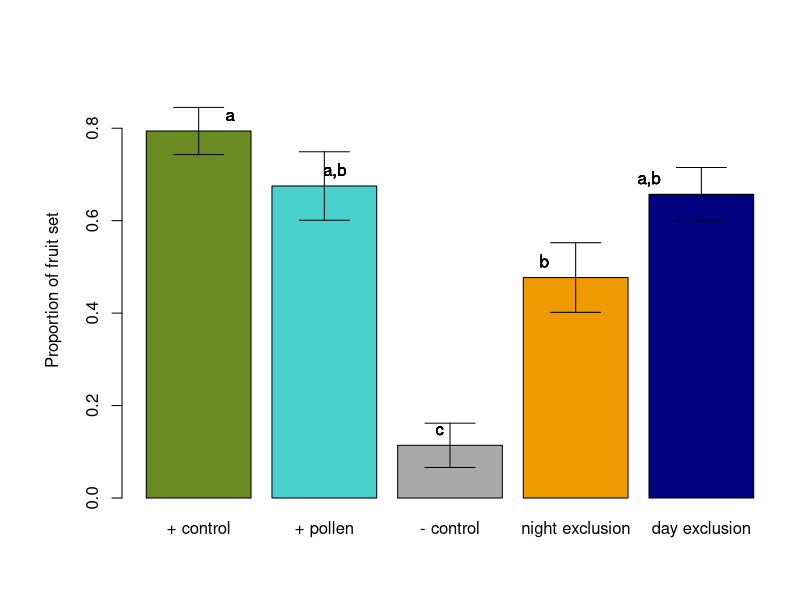

The R script that drew this image:
rm(list=ls())

Prop1 = 0.794 # unbagged
Prop2 = 0.675 # hand pollination
Prop3 = 0.114 # pollinator exclusion
Prop4 = 0.477 # nocturnal pollinator exclusion
Prop5 = 0.657 # diurnal pollinator exclusion

Prop=c(Prop1, Prop2, Prop3, Prop4, Prop5)
SampleSize = c(63, 40, 44, 44, 67) 
Up=NULL
Do=NULL
for (i in 1:5){
  sd = sqrt(Prop[i]*(1-Prop[i])/SampleSize[i])
  Up[i] = Prop[i]+sd
  Do[i] = Prop[i]-sd
}

LEGENDS = c("+ control", "+ pollen", "- control", 
            "night exclusion", "day exclusion")

par(mar=c(5,6,4,1)+.1)
b=barplot(Prop, ylim=c(0,0.9), col=c('olivedrab4', 'mediumturquoise', 
                                     'darkgrey', 'orange2', 'navy'), 
          ylab='Proportion of fruit set', cex.lab=1, cex.axis=1)
for (i in 1:5){
  arrows(b[i], Up[i], b[i], Do[i], code=3, angle=90)
  mtext(side=1, line=1, at = b[i], LEGENDS[i], cex=1)
  SigLabels = c("a", "a,b", "c", "b", "a,b") # significance labels
  text(x=Prop, label=SigLabels, pos=3, cex=1)
  }

#Multiple simple proportions test

# 5-sample test for equality of proportions without continuity correction 
# (do all samples have equal proportions?)
prop.test(c(5, 27, 21, 50, 44), c(44, 40, 44, 63, 67)) 

# Pairwise comparisons using Pairwise comparison of proportions (Applying correction, 
# is each pair different from each other?)
pairwise.prop.test(c(5, 27, 21, 50, 44), c(44, 40, 44, 63, 67)) 

